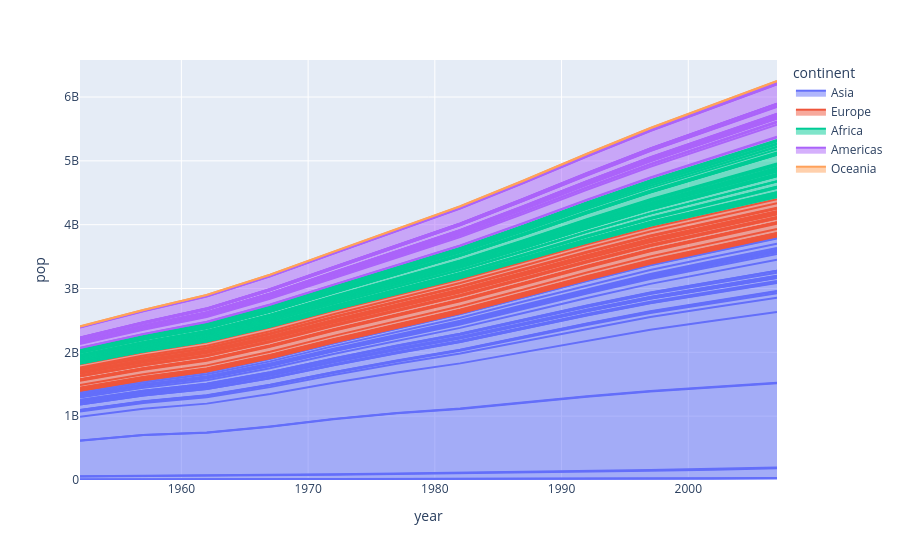

The code cell stored with this chart in its notebook:
### Code cell
fig = px.area(df, x='year', y='pop', line_group='country', color='continent')
fig.show()
